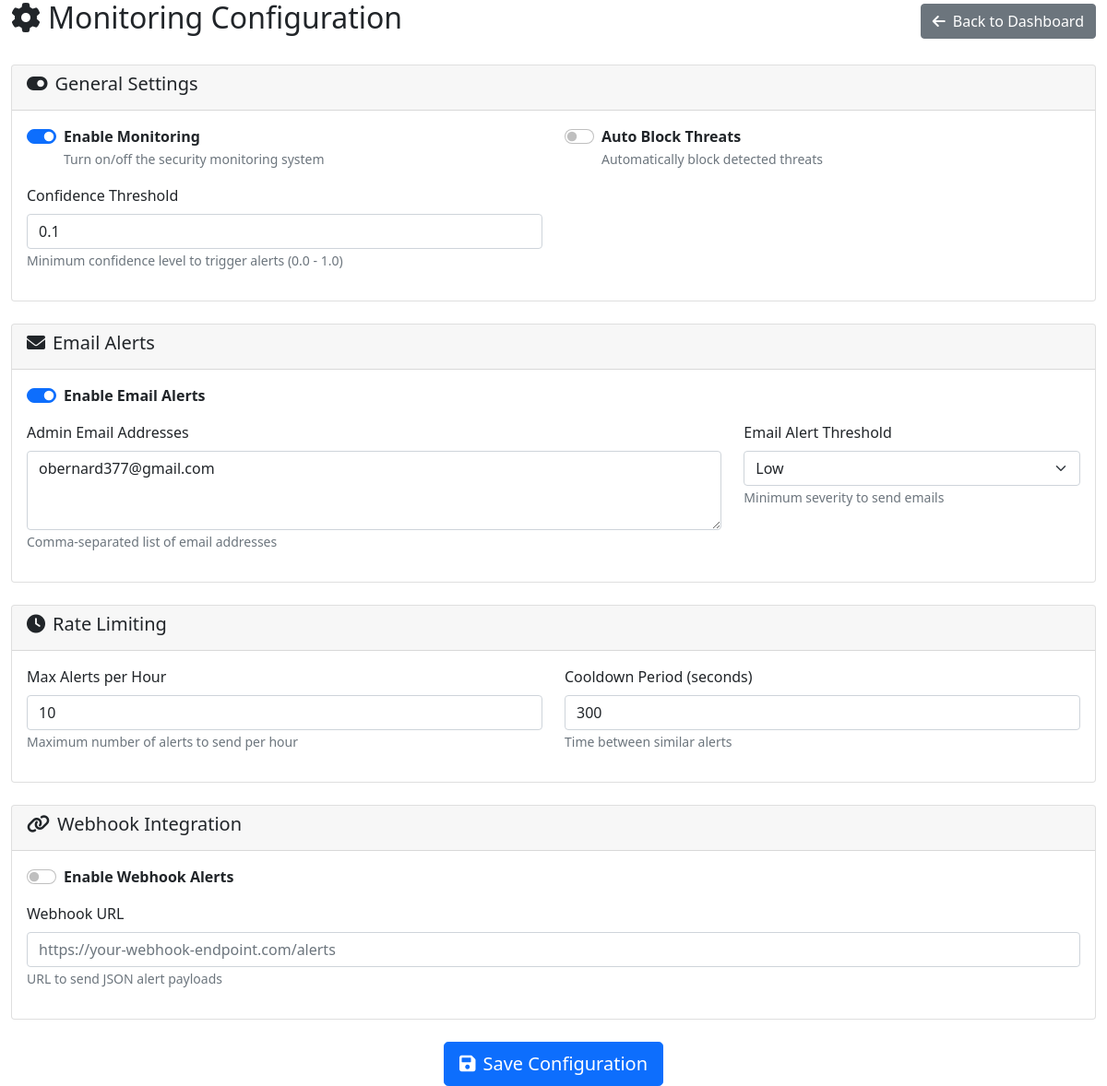
/dashboard/config/ (signed in), run on the app's committed database.
### cyberattack/models.py (models this page shows, shortened)
class MonitoringConfig(models.Model):
    email_enabled = models.BooleanField(default=True)
    admin_emails = models.TextField(help_text="Comma-separated list of admin emails")
    email_threshold = models.CharField(max_length=20, default='Medium',
                                     choices=AttackLog.SEVERITY_LEVELS)
    monitoring_enabled = models.BooleanField(default=True)
    auto_block_enabled = models.BooleanField(default=False)
    confidence_threshold = models.FloatField(default=0.7)
    max_alerts_per_hour = models.IntegerField(default=10)
    cooldown_period = models.IntegerField(default=300, help_text="Seconds between similar alerts")
    webhook_url = models.URLField(blank=True)
    webhook_enabled = models.BooleanField(default=False)
    created_at = models.DateTimeField(auto_now_add=True)
    updated_at = models.DateTimeField(auto_now=True)
    class Meta:
        verbose_name = "Monitoring Configuration"
        verbose_name_plural = "Monitoring Configurations"
    @classmethod
    def get_config(cls):
        config, created = cls.objects.get_or_create(pk=1)
        return config

### cyberattack/admin_views.py (the view, shortened to what this page needs)
# urls.py: path('dashboard/config/', admin_views.monitoring_config, name='monitoring_config'),
@login_required
@user_passes_test(is_admin)
def monitoring_config(request):
    config = MonitoringConfig.get_config()
    context = {
        'config': config,
        'severity_levels': AttackLog.SEVERITY_LEVELS,
    }
    return render(request, 'cyberattack/monitoring_config.html', context)

### cyberattack/admin_views.py (called while the page is built)
def is_admin(user):
    return user.is_staff or user.is_superuser

### cyberattack/models.py (called while the page is built)
    @classmethod
    def get_status(cls):
        maintenance, created = cls.objects.get_or_create(pk=1)
        return maintenance

### cyberattack/templates/cyberattack/monitoring_config.html (shortened to what this page needs)
<!DOCTYPE html>
<html>
<head>
    <link href="https://cdn.jsdelivr.net/npm/bootstrap@5.1.3/dist/css/bootstrap.min.css" rel="stylesheet">
    <link href="https://cdnjs.cloudflare.com/ajax/libs/font-awesome/6.0.0/css/all.min.css" rel="stylesheet">
</head>
<body>
    <div class="container-fluid">
        <div class="row">
            <div class="col-12">
                <div class="d-flex justify-content-between align-items-center mb-4">
                    <h2><i class="fas fa-cog me-2"></i>Monitoring Configuration</h2>
                    <a href="{% url 'admin_dashboard' %}" class="btn btn-secondary">
                        <i class="fas fa-arrow-left me-2"></i>Back to Dashboard
                    </a>
                </div>
                <form method="post">
                    <div class="card mb-4">
                        <div class="card-header">
                            <h5><i class="fas fa-toggle-on me-2"></i>General Settings</h5>
                        </div>
                        <div class="card-body">
                            <div class="row">
                                <div class="col-md-6">
                                    <div class="form-check form-switch mb-3">
                                        <input class="form-check-input" type="checkbox" name="monitoring_enabled"
                                               {% if config.monitoring_enabled %}checked{% endif %}>
                                        <label class="form-check-label">
                                            <strong>Enable Monitoring</strong><br>
                                            <small class="text-muted">Turn on/off the security monitoring system</small>
                                        </label>
                                    </div>
                                </div>
                                <div class="col-md-6">
                                    <div class="form-check form-switch mb-3">
                                        <input class="form-check-input" type="checkbox" name="auto_block_enabled"
                                               {% if config.auto_block_enabled %}checked{% endif %}>
                                        <label class="form-check-label">
                                            <strong>Auto Block Threats</strong><br>
                                            <small class="text-muted">Automatically block detected threats</small>
                                        </label>
                                    </div>
                                </div>
                            </div>
                            <div class="row">
                                <div class="col-md-6">
                                    <div class="mb-3">
                                        <label class="form-label">Confidence Threshold</label>
                                        <input type="number" name="confidence_threshold" class="form-control"
                                               value="{{ config.confidence_threshold }}" min="0" max="1" step="0.1">
                                        <small class="text-muted">Minimum confidence level to trigger alerts (0.0 - 1.0)</small>
                                    </div>
                                </div>
                            </div>
                        </div>
                    </div>
                    <div class="card mb-4">
                        <div class="card-header">
                            <h5><i class="fas fa-envelope me-2"></i>Email Alerts</h5>
                        </div>
                        <div class="card-body">
                            <div class="form-check form-switch mb-3">
                                <input class="form-check-input" type="checkbox" name="email_enabled"
                                       {% if config.email_enabled %}checked{% endif %}>
                                <label class="form-check-label">
                                    <strong>Enable Email Alerts</strong>
                                </label>
                            </div>
                            <div class="row">
                                <div class="col-md-8">
                                    <div class="mb-3">
                                        <label class="form-label">Admin Email Addresses</label>
                                        <textarea name="admin_emails" class="form-control" rows="3"
                                                  placeholder="admin1@example.com, admin2@example.com">{{ config.admin_emails }}</textarea>
                                        <small class="text-muted">Comma-separated list of email addresses</small>
                                    </div>
                                </div>
                                <div class="col-md-4">
                                    <div class="mb-3">
                                        <label class="form-label">Email Alert Threshold</label>
                                        <select name="email_threshold" class="form-select">
                                            {% for code, name in severity_levels %}
                                                <option value="{{ code }}" {% if config.email_threshold == code %}selected{% endif %}>
                                                    {{ name }}
                                                </option>
                                            {% endfor %}
                                        </select>
                                        <small class="text-muted">Minimum severity to send emails</small>
                                    </div>
                                </div>
                            </div>
                        </div>
                    </div>
                    <div class="card mb-4">
                        <div class="card-header">
                            <h5><i class="fas fa-clock me-2"></i>Rate Limiting</h5>
                        </div>
                        <div class="card-body">
                            <div class="row">
                                <div class="col-md-6">
                                    <div class="mb-3">
                                        <label class="form-label">Max Alerts per Hour</label>
                                        <input type="number" name="max_alerts_per_hour" class="form-control"
                                               value="{{ config.max_alerts_per_hour }}" min="1">
                                        <small class="text-muted">Maximum number of alerts to send per hour</small>
                                    </div>
                                </div>
                                <div class="col-md-6">
                                    <div class="mb-3">
                                        <label class="form-label">Cooldown Period (seconds)</label>
                                        <input type="number" name="cooldown_period" class="form-control"
                                               value="{{ config.cooldown_period }}" min="60">
                                        <small class="text-muted">Time between similar alerts</small>
                                    </div>
                                </div>
                            </div>
                        </div>
                    </div>
                    <div class="card mb-4">
                        <div class="card-header">
                            <h5><i class="fas fa-link me-2"></i>Webhook Integration</h5>
                        </div>
                        <div class="card-body">
                            <div class="form-check form-switch mb-3">
                                <input class="form-check-input" type="checkbox" name="webhook_enabled"
                                       {% if config.webhook_enabled %}checked{% endif %}>
                                <label class="form-check-label">
                                    <strong>Enable Webhook Alerts</strong>
                                </label>
                            </div>
                            <div class="mb-3">
                                <label class="form-label">Webhook URL</label>
                                <input type="url" name="webhook_url" class="form-control"
                                       value="{{ config.webhook_url }}" placeholder="https://your-webhook-endpoint.com/alerts">
                                <small class="text-muted">URL to send JSON alert payloads</small>
                            </div>
                        </div>
                    </div>
                    <div class="text-center">
                        <button type="submit" class="btn btn-primary btn-lg">
                            <i class="fas fa-save me-2"></i>Save Configuration
                        </button>
                    </div>
                </form>
            </div>
        </div>
    </div>
</body>
</html>

### data on the page
MonitoringConfig: monitoring_enabled "☑", confidence_threshold "0.1", email_enabled "☑", admin_emails "obernard377@gmail.com", email_threshold "Low", max_alerts_per_hour "10", cooldown_period "300"
